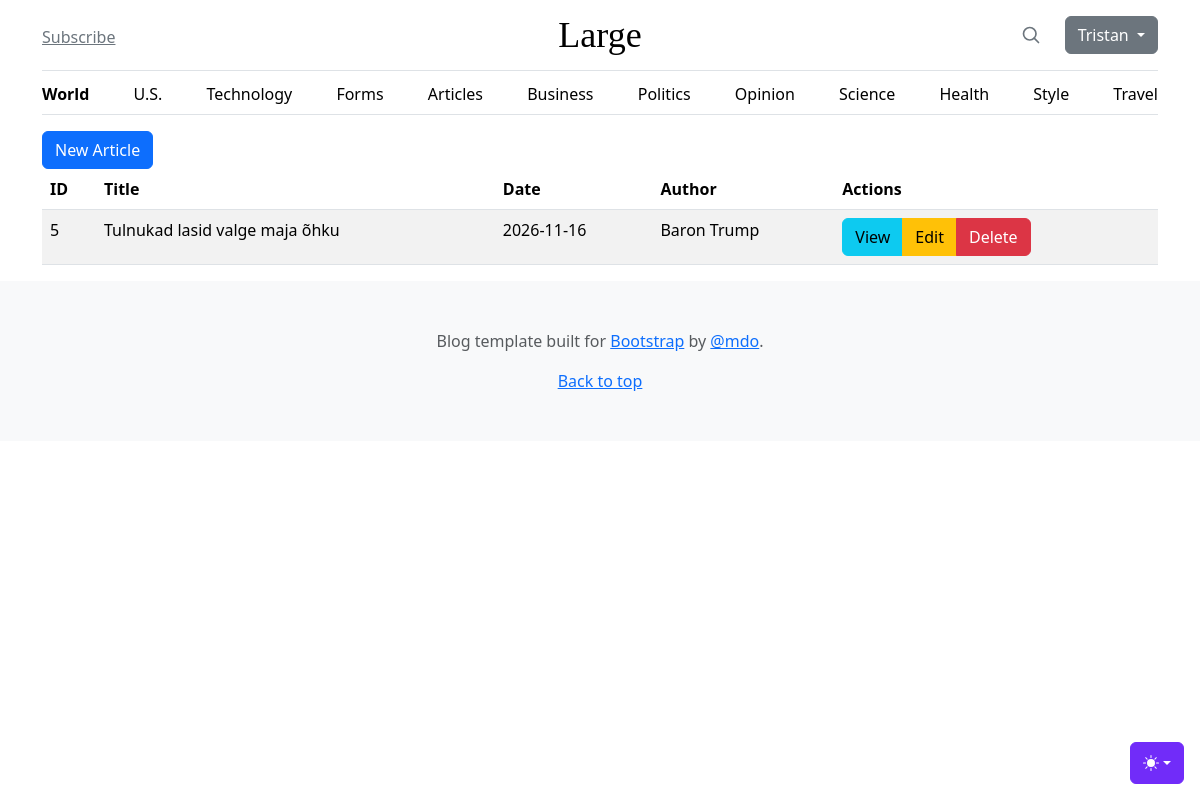
Screenshot of /admin/articles (signed in) with the database file from the repository.
### tables this page shows
CREATE TABLE users
(
    id       integer
        constraint users_pk
            primary key autoincrement,
    name     text not null,
    email    text not null
        constraint users_pk_2
            unique,
    password text not null
);

CREATE TABLE articles
(
    id     integer
        constraint articles_pk
            primary key autoincrement,
    title  text     not null,
    body   text,
    date   datetime not null,
    author text     not null
);

### helpers.php (called while the page is built, shortened)
<?php
function view($viewName, $variables=[]){
    extract($variables);
    include __DIR__ . "/views/$viewName.php";
}
function auth() {
    $userID = $_SESSION['userID'] ?? null;
    if($userID) {
        return User::find($userID);
    }
    return false;
}

### src/Controllers/ArticlesController.php (called while the page is built, shortened)
<?php
class ArticlesController
{
    public function index() {
        $articles = Article::all();
        view('articles/index', compact('title', 'articles'));
    }
}

### src/DB.php (called while the page is built, shortened)
<?php
class DB {
    private $conn;
    public function __construct()
    {
        try {
            $this->conn = new PDO("sqlite:" . __DIR__ . '/../db.sqlite');
            $this->conn->setAttribute(PDO::ATTR_ERRMODE, PDO::ERRMODE_EXCEPTION);
        } catch (PDOException $e) {
            echo "Connection failed: " . $e->getMessage();
        }
    }
    public function all($table, $class) {
        $sql = "SELECT * FROM $table";
        $result = $this->conn->query($sql);
        $result->setFetchMode(PDO::FETCH_CLASS, $class);
        return $result->fetchAll();
    }
    public function find($table, $class, $id) {
        $sql = "SELECT * FROM $table WHERE id=$id";
        $result = $this->conn->query($sql);
        $result->setFetchMode(PDO::FETCH_CLASS, $class);
        return $result->fetch();
    }
}

### src/Models/Model.php (called while the page is built, shortened)
<?php
abstract class Model {
    protected static string $table;
    public static function all() {
        $db = new DB();
        return $db->all(static::$table, static::class);
    }
    public static function find($id) {
        $db = new DB();
        return $db->find(static::$table, static::class, $id);
    }
}

### views/articles/index.php (the view)
<?php include __DIR__ . '/../partials/header.php'; ?>
<main class="container">
  <a href="/admin/articles/create" class="btn btn-primary">New Article</a>
  <table class="table table-hover table-striped">
    <thead>
      <th>ID</th>
      <th>Title</th>
      <th>Date</th>
      <th>Author</th>
      <th>Actions</th>
    </thead>
    <tbody>
      <?php foreach (($articles ?? []) as $article): ?>
        <tr>
          <td><?= $article->id ?></td>
          <td><?= $article->title ?></td>
          <td><?= $article->date ?></td>
          <td><?= $article->author ?></td>
          <td>
            <div class="btn-group">
              <a href="/admin/articles/view?id=<?= $article->id ?>" class="btn btn-info">View</a>
              <a href="/admin/articles/edit?id=<?= $article->id ?>" class="btn btn-warning">Edit</a>
              <a href="/admin/articles/delete?id=<?= $article->id ?>" class="btn btn-danger">Delete</a>
            </div>
          </td>
        </tr>
      <?php endforeach ?>
    </tbody>
  </table>
</main>
<?php include __DIR__ . '/../partials/footer.php'; ?>

### views/partials/nav.php (shortened to what this page needs)
<div class="container">
  <header class="border-bottom lh-1 py-3">
    <div class="row flex-nowrap justify-content-between align-items-center">
      <div class="col-4 pt-1">
        <a class="link-secondary" href="#">Subscribe</a>
      </div>
      <div class="col-4 text-center">
        <a
          class="blog-header-logo text-body-emphasis text-decoration-none"
          href="#">Large</a>
      </div>
      <div class="col-4 d-flex justify-content-end align-items-center gap-2">
        <a class="link-secondary" href="#" aria-label="Search">
          <svg
            xmlns="http://www.w3.org/2000/svg"
            width="20"
            height="20"
            fill="none"
            stroke="currentColor"
            stroke-linecap="round"
            stroke-linejoin="round"
            stroke-width="2"
            class="mx-3"
            role="img"
            viewBox="0 0 24 24">
            <title>Search</title>
            <circle cx="10.5" cy="10.5" r="7.5"></circle>
            <path d="M21 21l-5.2-5.2"></path>
          </svg>
        </a>
        <?php if (auth()): ?>
          <div class="dropdown">
            <button class="btn btn-secondary dropdown-toggle" type="button" data-bs-toggle="dropdown" aria-expanded="false">
              <?= auth()->name ?>
            </button>
          </div>
        <?php else: ?>
          <a class="btn btn-sm btn-outline-secondary" href="/register">Sign up</a>
          <a class="btn btn-sm btn-outline-primary" href="/login">Login</a>
        <?php endif ?>
      </div>
    </div>
  </header>
  <div class="nav-scroller py-1 mb-3 border-bottom">
    <nav class="nav nav-underline justify-content-between">
      <a class="nav-item nav-link link-body-emphasis active" href="/">World</a>
      <a class="nav-item nav-link link-body-emphasis" href="/us">U.S.</a>
      <a class="nav-item nav-link link-body-emphasis" href="#">Technology</a>
      <a class="nav-item nav-link link-body-emphasis" href="/forms">Forms</a>
      <a class="nav-item nav-link link-body-emphasis" href="/admin/articles">Articles</a>
      <a class="nav-item nav-link link-body-emphasis" href="#">Business</a>
      <a class="nav-item nav-link link-body-emphasis" href="#">Politics</a>
      <a class="nav-item nav-link link-body-emphasis" href="#">Opinion</a>
      <a class="nav-item nav-link link-body-emphasis" href="#">Science</a>
      <a class="nav-item nav-link link-body-emphasis" href="#">Health</a>
      <a class="nav-item nav-link link-body-emphasis" href="#">Style</a>
      <a class="nav-item nav-link link-body-emphasis" href="#">Travel</a>
    </nav>
  </div>
</div>

### public/blog.css (style rules this page uses)
.blog-header-logo { font-family: "Playfair Display", Georgia, "Times New Roman", serif; font-size: 2.25rem; }

### views/partials/header.php (style rules this page uses)
.nav-scroller { position: relative; z-index: 2; height: 2.75rem; overflow-y: hidden; }
.nav-scroller .nav { display: flex; flex-wrap: nowrap; padding-bottom: 1rem; margin-top: -1px; overflow-x: auto; text-align: center; white-space: nowrap; -webkit-overflow-scrolling: touch; }

### rows the page displays
users: name "Tristan"
articles: id "5", title "Tulnukad lasid valge maja õhku", date "2026-11-16", author "Baron Trump"
